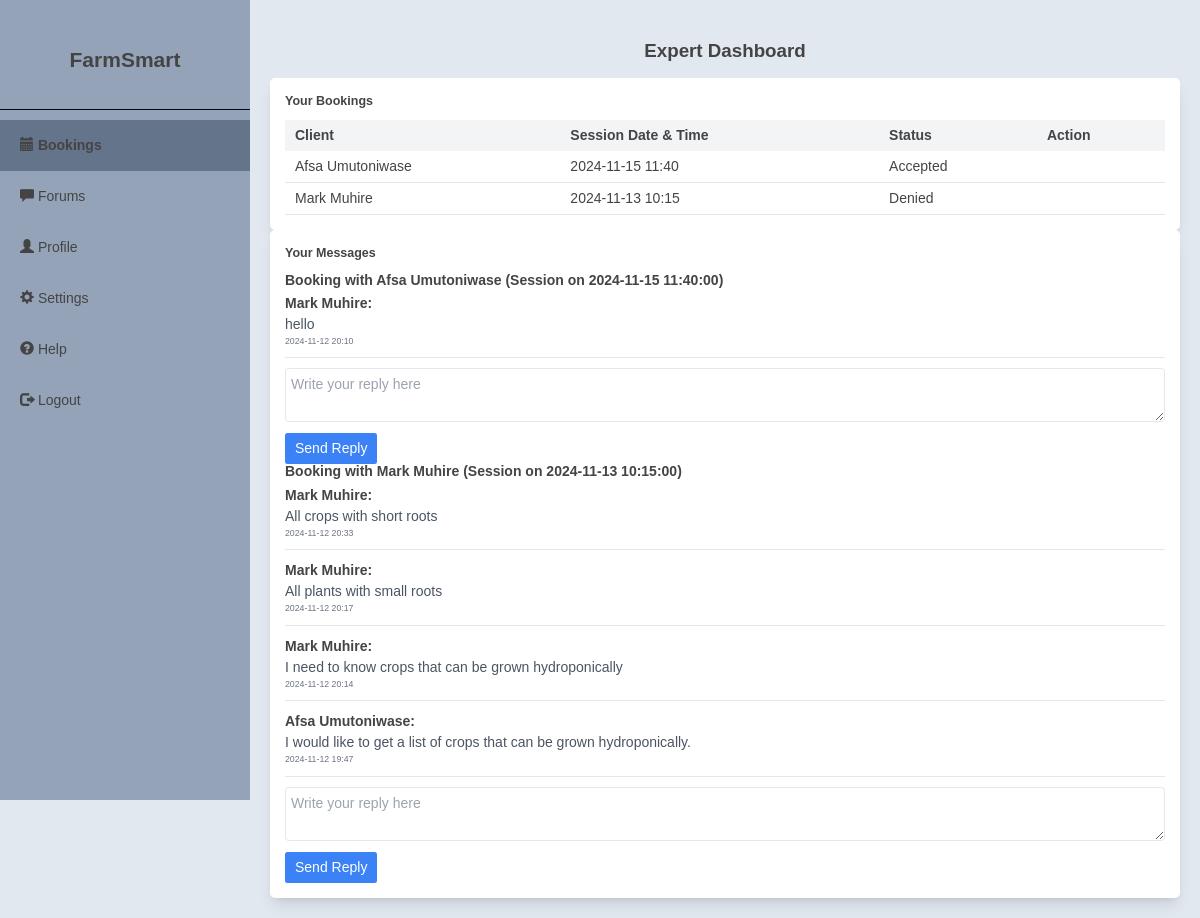
/expert-dashboard (signed in), run on the app's committed database.
### app.py (models this page shows, shortened)
class Booking(db.Model):
    __tablename__ = 'bookings'
    id = db.Column(db.Integer, primary_key=True)
    session_datetime = db.Column(db.DateTime, nullable=False)
    user_id = db.Column(db.Integer, db.ForeignKey('user.id'), nullable=False)
    expert_id = db.Column(db.Integer, db.ForeignKey('experts.id'), nullable=False)
    status = db.Column(db.String(50), default='Pending')  # Added for managing status
    user = db.relationship('User', backref='user_bookings')  # Unique backref for User
    expert = db.relationship("Expert", back_populates="bookings", overlaps="expert_ref")

class User(UserMixin, db.Model):
    id = db.Column(db.Integer, primary_key=True)
    username = db.Column(db.String(120), unique=True, nullable=False)
    email = db.Column(db.String(120), unique=True, nullable=False)
    password_hash = db.Column(db.String(128))
    role = db.Column(db.String(50))
    address = db.Column(db.String(200))
    phone = db.Column(db.String(20))
    profile_image_url = db.Column(db.String(200), nullable=True)
    profile_complete = db.Column(db.Boolean, default=False)

class Message(db.Model):
    id = db.Column(db.Integer, primary_key=True)
    content = db.Column(db.Text, nullable=False)
    timestamp = db.Column(db.DateTime, default=datetime.utcnow)
    booking_id = db.Column(db.Integer, db.ForeignKey('bookings.id'))
    sender_id = db.Column(db.Integer, db.ForeignKey('user.id'))
    is_read = db.Column(db.Boolean, default=False)
    booking = db.relationship('Booking', backref=db.backref('messages', lazy=True))
    sender = db.relationship('User', backref='sent_messages', foreign_keys=[sender_id])

### app.py (the view)
@app.route('/expert-dashboard')
@login_required
def expert_dashboard():
    expert_id = current_user.id  # Assuming the logged-in user is the expert
    bookings = Booking.query.filter_by(expert_id=expert_id).options(joinedload(Booking.user), joinedload(Booking.messages)).all()
    return render_template('expert-bookings.html', bookings=bookings)

### app.py (called while the page is built)
@login_manager.user_loader
def load_user(user_id):
    return User.query.get(int(user_id))

### templates/expert-bookings.html (shortened to what this page needs)
{% extends 'expert-base.html' %}
{% block content %}
<h1 class="text-3xl font-semibold text-center mt-8 mb-6">Expert Dashboard</h1>
<div class="flex-1 bg-white shadow-lg rounded-lg p-6">
    <h2 class="text-xl font-semibold mb-4">Your Bookings</h2>
    {% if bookings %}
    <table class="min-w-full table-auto">
        <thead class="bg-gray-100">
            <tr>
                <th class="px-4 py-2 text-left">Client</th>
                <th class="px-4 py-2 text-left">Session Date & Time</th>
                <th class="px-4 py-2 text-left">Status</th>
                <th class="px-4 py-2 text-left">Action</th>
            </tr>
        </thead>
        <tbody>
            {% for booking in bookings %}
            <tr class="border-b">
                <td class="px-4 py-2">{{ booking.user.username }}</td>
                <td class="px-4 py-2">{{ booking.session_datetime.strftime('%Y-%m-%d %H:%M') }}</td>
                <td class="px-4 py-2">{{ booking.status }}</td>
                <td class="px-4 py-2">
                </td>
            </tr>
            {% endfor %}
        </tbody>
    </table>
    {% else %}
    <p class="text-gray-600">No bookings yet.</p>
    {% endif %}
</div>
<div class="flex-1 bg-white shadow-lg rounded-lg p-6">
    <h2 class="text-xl font-semibold mb-4">Your Messages</h2>
    {% if bookings %}
        {% for booking in bookings %}
            <h3 class="font-semibold mb-2">Booking with {{ booking.user.username }} (Session on {{ booking.session_datetime }})</h3>
            <ul class="space-y-4">
                {% for message in booking.messages %}
                    <li class="border-b pb-4">
                        <p class="font-semibold">{{ message.sender.username }}:</p>
                        <p class="text-gray-600">{{ message.content }}</p>
                        <p class="text-sm text-gray-500">{{ message.timestamp.strftime('%Y-%m-%d %H:%M') }}</p>
                    </li>
                {% endfor %}
            </ul>
            <form action="{{ url_for('expert_reply_message', booking_id=booking.id) }}" method="POST" class="mt-4">
                <textarea name="reply_content" class="w-full p-2 border rounded-md" placeholder="Write your reply here" required></textarea>
                <button type="submit" class="mt-2 bg-blue-500 text-white py-2 px-4 rounded">Send Reply</button>
            </form>
        {% endfor %}
    {% else %}
        <p class="text-gray-600">No messages yet.</p>
    {% endif %}
</div>
{% endblock %}

### static/css/dashboard-expert.css (style rules this page uses)
:root { --bg-color: rgb(226 232 240); --secondary-bg-color: #a2ca71; --sidebar-header-height: 100px; --sidebar-footer-height: 230px; --text-color: #444444; --secondary-text-color: #444444; --border-color: rgb(2 6 23); --accent-color: #a2ca71; --accent-hover-color: #8dba5e; --success-background: #edf7ee; --warning-background: #ffd27f; --error-background: #ff6b6b; --input-border-color: #dddddd; --input-focus-color: var(--accent-color); --contrast-color: #ffffff; --graph-grid-color: #eeeeee; }
* { margin: 0; padding: 0; box-sizing: border-box; }
body { font-family: Arial, sans-serif; color: var(--text-color); }

### data on the page
Booking: user.username "Afsa Umutoniwase", session_datetime "2024-11-15 11:40", status "Accepted", session_datetime "2024-11-15 11:40:00"
Booking: user.username "Mark Muhire", session_datetime "2024-11-13 10:15", status "Denied", session_datetime "2024-11-13 10:15:00"
Message: sender.username "Mark Muhire", content "hello", timestamp "2024-11-12 20:10"
Message: sender.username "Mark Muhire", content "All crops with short roots", timestamp "2024-11-12 20:33"
Message: sender.username "Mark Muhire", content "All plants with small roots", timestamp "2024-11-12 20:17"
Message: sender.username "Mark Muhire", content "I need to know crops that can be grown hydroponically", timestamp "2024-11-12 20:14"
Message: sender.username "Afsa Umutoniwase", content "I would like to get a list of crops that can be grown hydroponically.", timestamp "2024-11-12 19:47"
